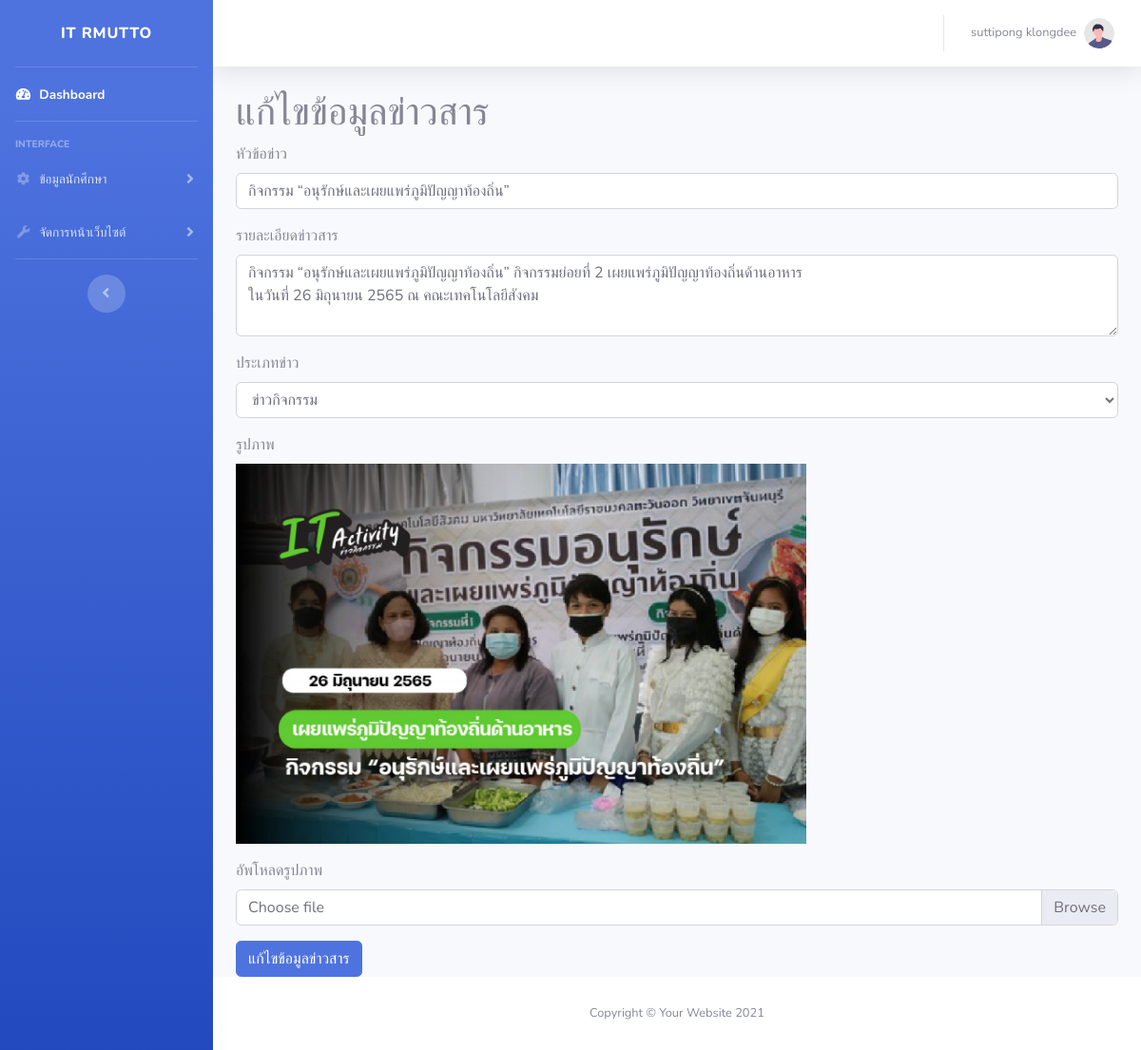
The app's page /admin?id=update_news&n_id=1 (signed in) with its own data.
### tables this page shows
CREATE TABLE `news` (
  `news_id` int(10) NOT NULL,
  `news_title` varchar(400) NOT NULL,
  `news_detail` varchar(1000) NOT NULL,
  `news_img` varchar(200) NOT NULL,
  `news_type` int(10) NOT NULL,
  `news_date` timestamp NOT NULL DEFAULT current_timestamp() ON UPDATE current_timestamp(),
  `news_user_id` int(10) NOT NULL,
  `news_status` int(10) NOT NULL
);

CREATE TABLE `news_type` (
  `type_id` int(11) NOT NULL,
  `type_name` varchar(400) NOT NULL,
  `type_status` int(11) NOT NULL
);

### admin/update_news.php (the view, shortened to what this page needs)
<h1>แก้ไขข้อมูลข่าวสาร</h1>
<?php
    $n_id = $_GET["n_id"];
    include "../conn.php";
    $sql_news = "SELECT * FROM news
        INNER JOIN news_type
        ON news.news_type=news_type.type_id
        WHERE news.news_id=$n_id";
    $result_news = $conn->query($sql_news);
    if ($result_news->num_rows > 0) {
    while($row_news = $result_news->fetch_assoc()) {
?>
<form action="verify.php" method="post" enctype="multipart/form-data">
  <div class="form-group">
    <label for="news_title">หัวข้อข่าว</label>
    <input type="text" value="<?=$row_news["news_title"]?>" class="form-control" id="news_title" name="news_title">
  </div>
  <div class="form-group">
    <label for="news_detail">รายละเอียดข่าวสาร</label>
    <textarea class="form-control" id="news_detail" name="news_detail"rows="3"><?=$row_news["news_detail"]?></textarea>
  </div>
  <div class="form-group">
    <label for="news_type">ประเภทข่าว</label>
    <select class="form-control" id="news_type" name="news_type">
        <?php
        include "../conn.php";
        $sql_news_type = "SELECT * FROM news_type";
        $result_news_type = $conn->query($sql_news_type);
        if ($result_news_type->num_rows > 0) {
            while($row_news_type = $result_news_type->fetch_assoc()) {
                echo '
                <option value="'.$row_news_type["type_id"].'"';
                if($row_news["news_type"]==$row_news_type["type_id"]){echo "selected";}
                echo '>'.$row_news_type["type_name"].'</option>
                ';
            }
        }
        ?>
    </select>
  </div>
  <div class="form-group">
  <label for="news_img_o">รูปภาพ</label><br>
    <img id="news_img_o" src="../upload/<?=$row_news["news_img"]?>" style="width:600px;">
  </div>
  <div class="form-group">
  <label for="news_img">อัพโหลดรูปภาพ</label>
  <div class="custom-file">
    <label class="custom-file-label" for="news_img">Choose file</label>
  </div>
  </div>
  <button
    onclick="return confirm('ยืนยันการแก้ไขข้อมูลข่าว')"
    type="submit" class="btn btn-primary" name="action_post" value="update_news">
    แก้ไขข้อมูลข่าวสาร
  </button>
</form>
<?php
    }
}
?>

### records on screen
news: news_title "กิจกรรม “อนุรักษ์และเผยแพร่ภูมิปัญญาท้องถิ่น”", news_detail "กิจกรรม “อนุรักษ์และเผยแพร่ภูมิปัญญาท้องถิ่น” กิจกรรมย่อยที่ 2 เผยแพร่ภูมิปัญญาท้องถิ่นด้านอาหาร ในวันที่ 26 มิถุนายน 2565 ณ คณะเทคโนโลยีสังคม", news_type "ข่าวกิจกรรม", news_img (picture)

### other values on screen
$_SESSION["user_name"] "suttipong klongdee"
